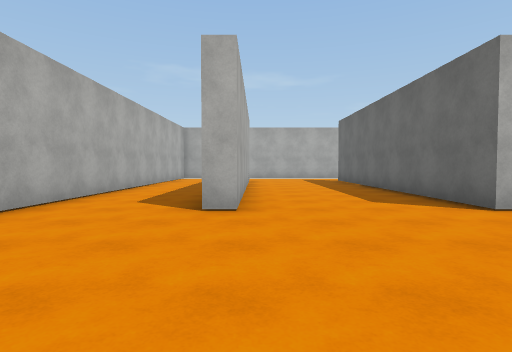
[1] (above)

20 first-person views from a walk through a 3-D level made in the Unity game engine. The camera is 1.3 m above the floor, tilts 2° down and sees 80° across. The floor is counted in squares, 2 m on a side. Each view is taken from the middle of a square. On the plan, view 1 faces up. The plan holds only what a view shows up to about 10 squares ahead; the rest is blank. The place goes on beyond the plan. The player is left out. Surface patterns are stand-ins for the level's own textures.

[2]
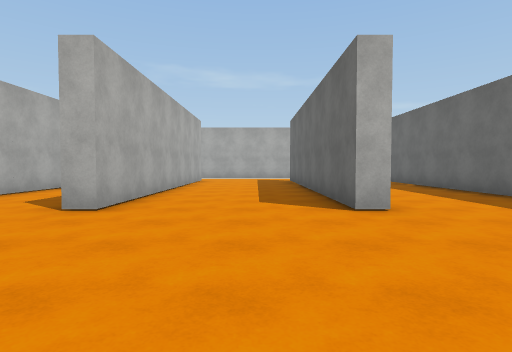

[3]
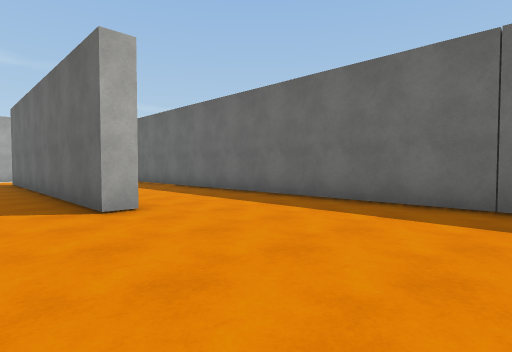

[4]
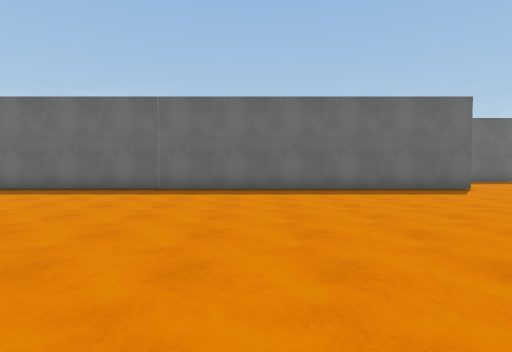

[5]
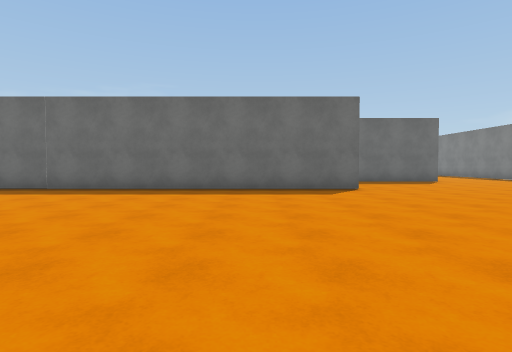

[6]
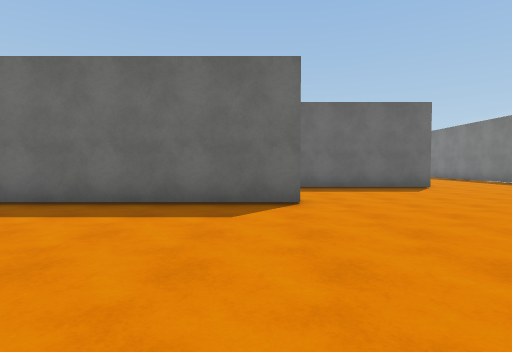

[7]
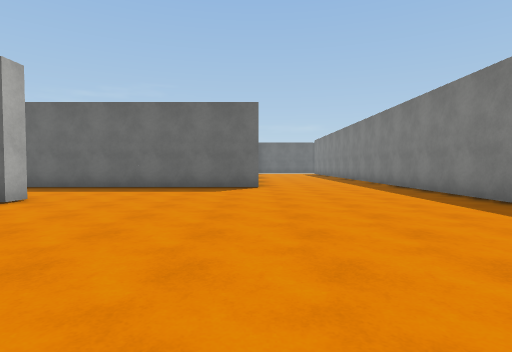

[8]
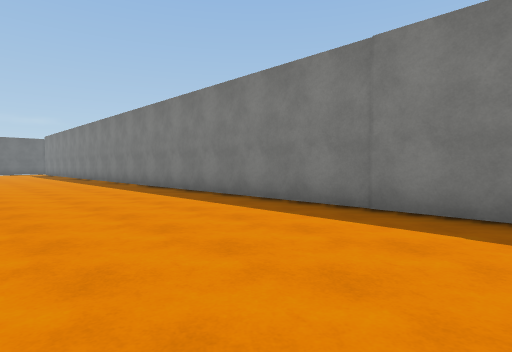

[9]
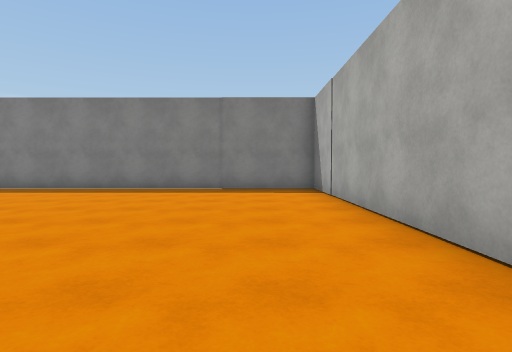

[10]
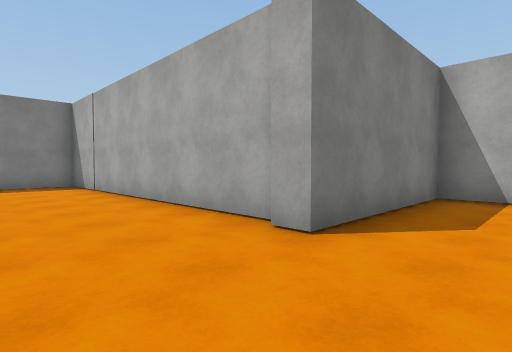

[11]
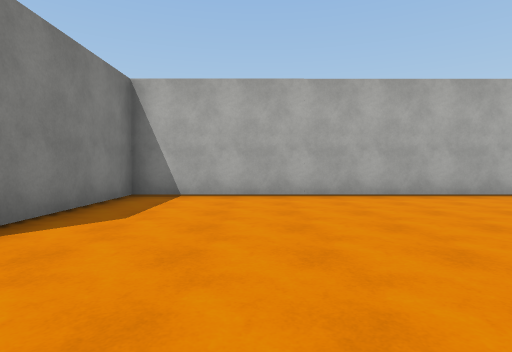

[12]
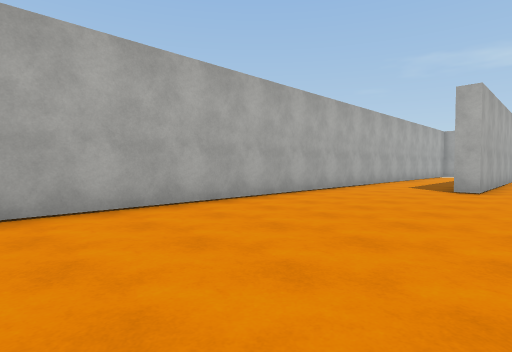

[13]
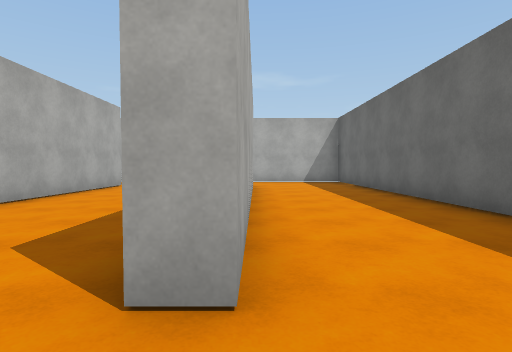

[14]
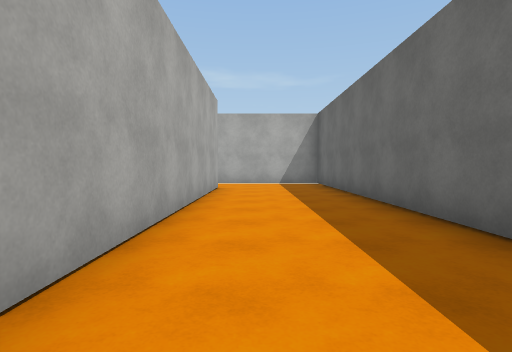

[15]
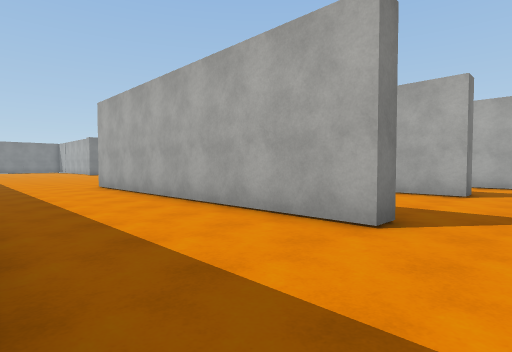

[16]
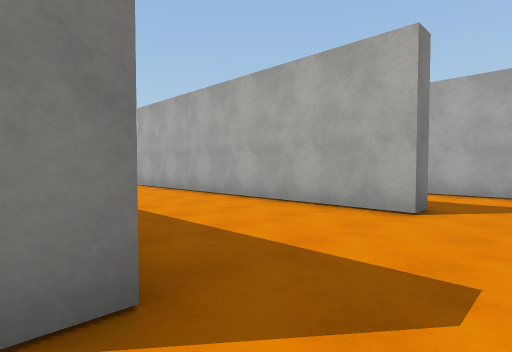

[17]
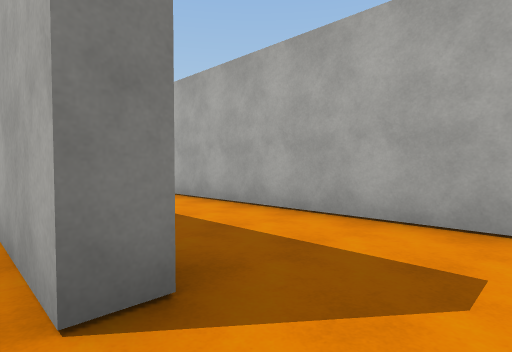

[18]
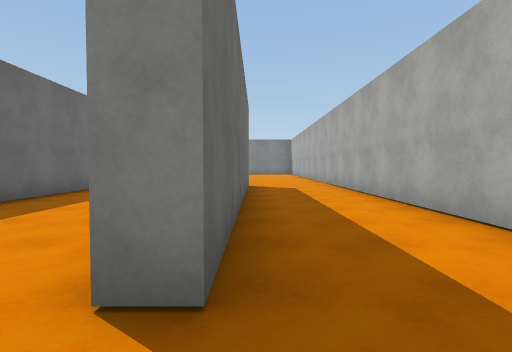

[19]
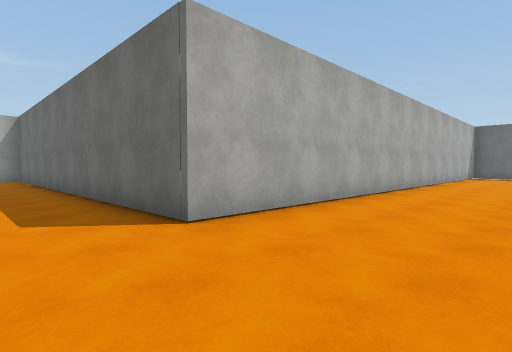

[20]
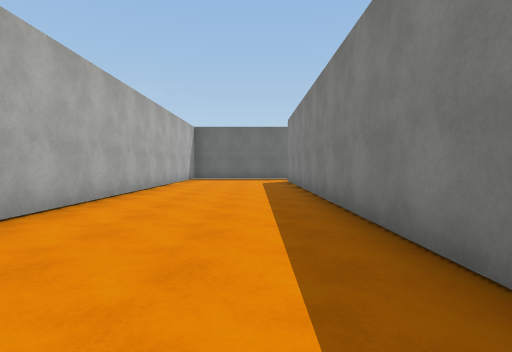

### Floor plan
Points are (right, up) in squares from view 1. A wall is a line through its corners. A room is listed if a view was taken in it or the views show most of it. See-through windows are left out.
Room 1 (views 1, 2, 3, 4, 5, 6, 7, 8, 9, 10, 11, 12, 13, 14, 15, 16, 17, 18, 19, 20)
walls: (7.8, -7.8) (7.2, -7.8) (7.2, 13.9); (0.4, -8.2) (0.4, -16.3) (12, -16.3); (3.9, 4.3) (3.4, 4.3) (3.4, 12.7) (3.9, 12.7) (3.9, 4.3); (-0.8, 5) (-0.8, 12.7) (-0.3, 12.7) (-0.3, 4.3) (-0.9, 4.3); (13.5, -16.3) (21.9, -16.3); (22, -12.1) (10.8, -12.1) (10.8, -2.8); (-3.5, 13.8) (-3.5, -7.6) (0.6, -7.6) (0.6, -8.2)

Where each view was taken, in squares from view 1:
view 1: 0 up, 0 right, facing up
view 2: 0 up, 2 right, facing up
view 3: 0 up, 2 right, facing up-right
view 4: 2 down, 1 left, facing right
view 5: 5 down, 1 left, facing right
view 6: 7 down, 2 right, facing right
view 7: 12 down, 2 right, facing right
view 8: 12 down, 1 right, facing down-right
view 9: 8 down, 2 right, facing down
view 10: 6 down, 3 right, facing down-left
view 11: 5 down, 3 right, facing left
view 12: 4 down, 1 right, facing up-left
view 13: 3 up, 4 right, facing up
view 14: 4 up, 5 right, facing up
view 15: 14 up, 7 right, facing down-left
view 16: 14 up, 4 right, facing down-left
view 17: 14 up, 0 right, facing down-left
view 18: 14 up, 1 left, facing down
view 19: 15 down, 9 right, facing up-right
view 20: 15 down, 12 right, facing right
